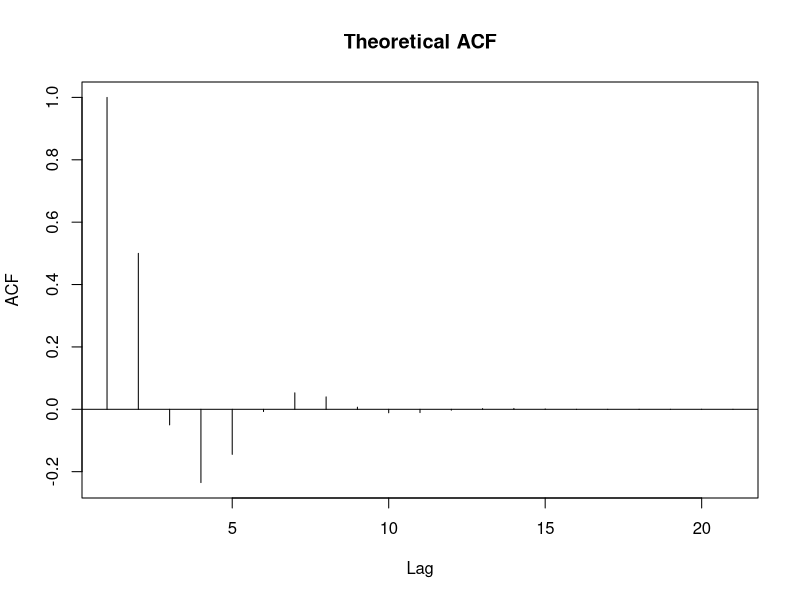
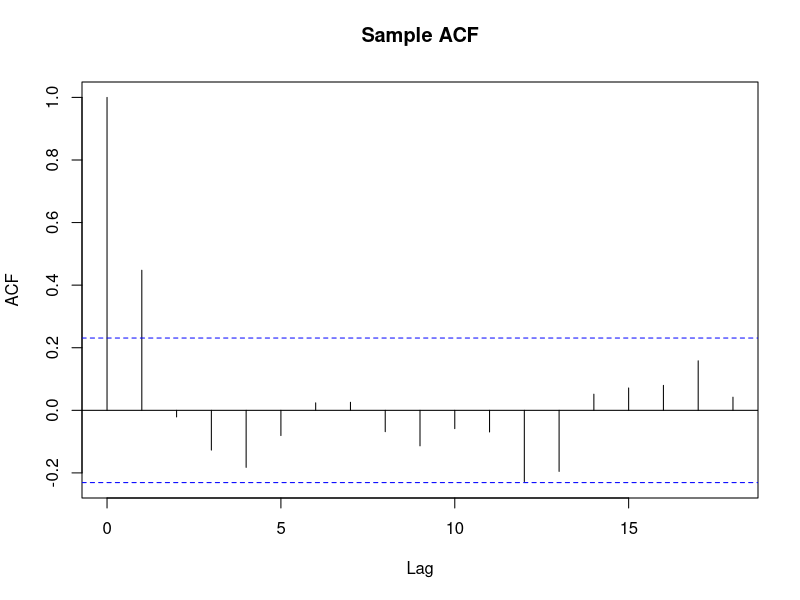
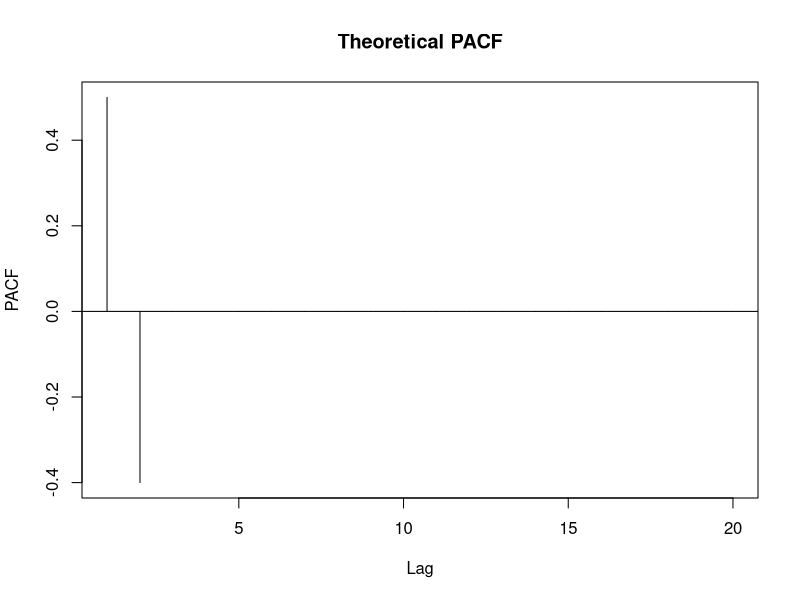
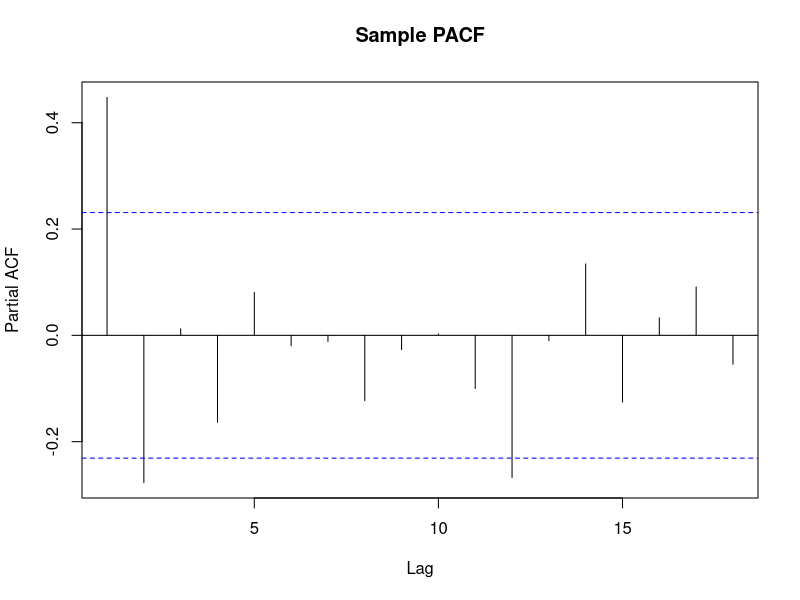

The R source for these figures, in order:
## ---- chunk 1
phi <- c(0.7, -0.4)

theoretical_acf <- ARMAacf(ar = phi,
                           ma = numeric(0),
                           lag.max = 20)
plot(
  theoretical_acf,
  type = "h",
  main = "Theoretical ACF",
  xlab = "Lag",
  ylab = "ACF"
)
abline(h = 0)
## ---- chunk 2
set.seed(123)

phi <- c(0.7, -0.4)
n <- 72
ar2_series <- arima.sim(n = n, model = list(ar = phi))

acf(ar2_series, main = "Sample ACF")

## ---- chunk 3
theoretical_pacf <- ARMAacf(
  ar = phi,
  ma = numeric(0),
  lag.max = 20,
  pacf = TRUE
)

plot(
  theoretical_pacf,
  type = "h",
  main = "Theoretical PACF",
  xlab = "Lag",
  ylab = "PACF"
)
abline(h = 0)
## ---- chunk 4
pacf(ar2_series, main = "Sample PACF")
